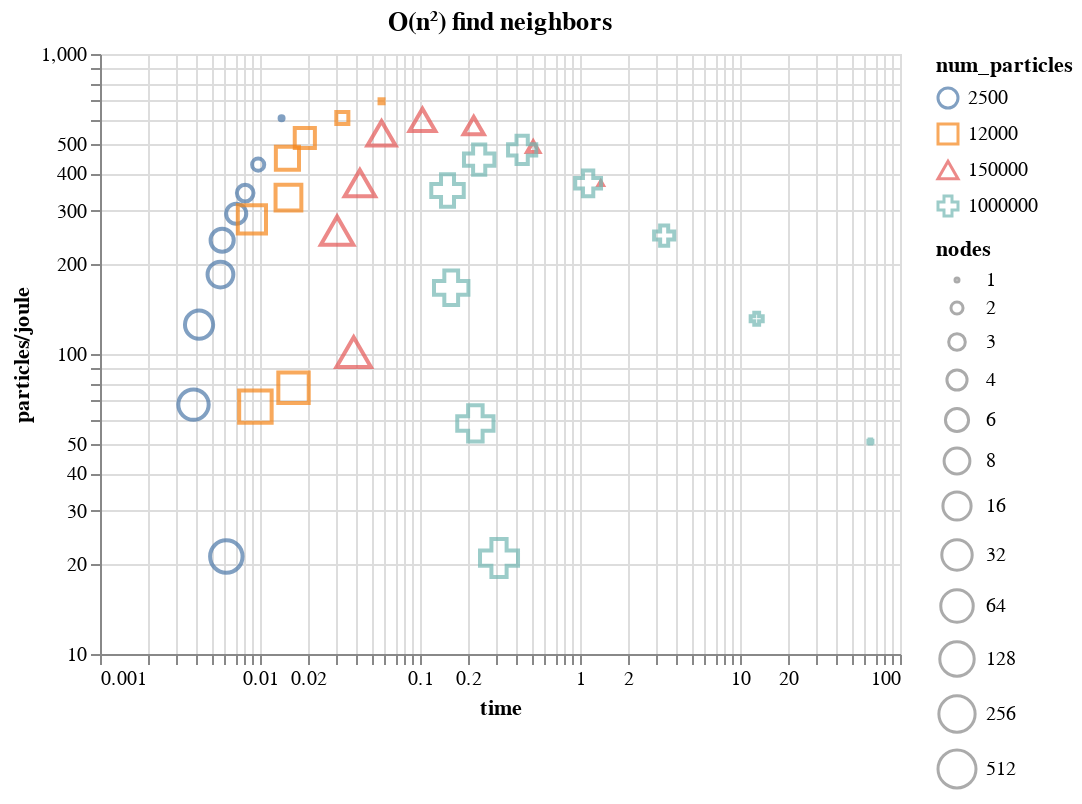

Notebook code for this chart:
### Code cell
alt.Chart(df).mark_point().encode(
    alt.Y('particles/joule', scale=alt.Scale(type='log')),
    alt.X('time', scale=alt.Scale(type='log')),
    color='num_particles:N',
    size='nodes:O',
    shape='num_particles:O',
    tooltip=('num_particles', 'nodes'),
).properties(
    title='O(n²) find neighbors',
)

### Figure 1 — Vega-Lite specification as saved in the notebook (floating-point values rounded to 4 significant figures)
{"config": {"view": {"continuousWidth": 400, "continuousHeight": 300}}, "data": {"name": "data-1a88824fdcece21d398a928cdbd90067"}, "mark": "point", "encoding": {"color": {"type": "nominal", "field": "num_particles"}, "shape": {"type": "ordinal", "field": "num_particles"}, "size": {"type": "ordinal", "field": "nodes"}, "tooltip": [{"type": "quantitative", "field": "num_particles"}, {"type": "quantitative", "field": "nodes"}], "x": {"type": "quantitative", "field": "time", "scale": {"type": "log"}}, "y": {"type": "quantitative", "field": "particles/joule", "scale": {"type": "log"}}}, "title": "O(n²) find neighbors", "$schema": "https://vega.github.io/schema/vega-lite/v4.8.1.json", "datasets": {"data-1a88824fdcece21d398a928cdbd90067": [{"Machine": "Excalibur", "num_particles": 2500, "nodes": 1, "cores": 32, "time": 0.01364, "TDP": 300, "particles/joule": 610.9}, {"Machine": "Excalibur", "num_particles": 2500, "nodes": 2, "cores": 64, "time": 0.00974, "TDP": 600, "particles/joule": 427.8}, {"Machine": "Excalibur", "num_particles": 2500, "nodes": 3, "cores": 96, "time": 0.00808, "TDP": 900, "particles/joule": 343.8}, {"Machine": "Excalibur", "num_particles": 2500, "nodes": 4, "cores": 128, "time": 0.0071, "TDP": 1200, "particles/joule": 293.4}, {"Machine": "Excalibur", "num_particles": 2500, "nodes": 6, "cores": 192, "time": 0.0058, "TDP": 1800, "particles/joule": 239.5}, {"Machine": "Excalibur", "num_particles": 2500, "nodes": 8, "cores": 256, "time": 0.00566, "TDP": 2400, "particles/joule": 184.0}, {"Machine": "Excalibur", "num_particles": 2500, "nodes": 16, "cores": 512, "time": 0.00416, "TDP": 4800, "particles/joule": 125.2}, {"Machine": "Excalibur", "num_particles": 2500, "nodes": 32, "cores": 1024, "time": 0.00384, "TDP": 9600, "particles/joule": 67.82}, {"Machine": "Excalibur", "num_particles": 2500, "nodes": 64, "cores": 2048, "time": 0.00616, "TDP": 19200, "particles/joule": 21.14}, {"Machine": "Excalibur", "num_particles": 12000, "nodes": 1, "cores": 32, "time": 0.0575, "TDP": 300, "particles/joule": 695.7}, {"Machine": "Excalibur", "num_particles": 12000, "nodes": 2, "cores": 64, "time": 0.0327, "TDP": 600, "particles/joule": 611.6}, {"Machine": "Excalibur", "num_particles": 12000, "nodes": 4, "cores": 128, "time": 0.01906, "TDP": 1200, "particles/joule": 524.7}, {"Machine": "Excalibur", "num_particles": 12000, "nodes": 6, "cores": 192, "time": 0.01484, "TDP": 1800, "particles/joule": 449.2}, {"Machine": "Excalibur", "num_particles": 12000, "nodes": 8, "cores": 256, "time": 0.01506, "TDP": 2400, "particles/joule": 332.0}, {"Machine": "Excalibur", "num_particles": 12000, "nodes": 16, "cores": 512, "time": 0.0089, "TDP": 4800, "particles/joule": 280.9}, {"Machine": "Excalibur", "num_particles": 12000, "nodes": 32, "cores": 1024, "time": 0.0162, "TDP": 9600, "particles/joule": 77.16}, {"Machine": "Excalibur", "num_particles": 12000, "nodes": 64, "cores": 2048, "time": 0.00936, "TDP": 19200, "particles/joule": 66.77}, {"Machine": "Excalibur", "num_particles": 150000, "nodes": 1, "cores": 32, "time": 1.348, "TDP": 300, "particles/joule": 370.9}, {"Machine": "Excalibur", "num_particles": 150000, "nodes": 2, "cores": 64, "time": 0.5098, "TDP": 600, "particles/joule": 490.4}, {"Machine": "Excalibur", "num_particles": 150000, "nodes": 4, "cores": 128, "time": 0.2166, "TDP": 1200, "particles/joule": 577.1}, {"Machine": "Excalibur", "num_particles": 150000, "nodes": 8, "cores": 256, "time": 0.1036, "TDP": 2400, "particles/joule": 603.5}, {"Machine": "Excalibur", "num_particles": 150000, "nodes": 16, "cores": 512, "time": 0.05748, "TDP": 4800, "particles/joule": 543.7}, {"Machine": "Excalibur", "num_particles": 150000, "nodes": 32, "cores": 1024, "time": 0.0421, "TDP": 9600, "particles/joule": 371.1}, {"Machine": "Excalibur", "num_particles": 150000, "nodes": 64, "cores": 2048, "time": 0.03032, "TDP": 19200, "particles/joule": 257.7}, {"Machine": "Excalibur", "num_particles": 150000, "nodes": 128, "cores": 4096, "time": 0.0385, "TDP": 38400, "particles/joule": 101.5}, {"Machine": "Excalibur", "num_particles": 1000000, "nodes": 1, "cores": 32, "time": 65.31, "TDP": 300, "particles/joule": 51.04}, {"Machine": "Excalibur", "num_particles": 1000000, "nodes": 2, "cores": 64, "time": 12.72, "TDP": 600, "particles/joule": 131.1}, {"Machine": "Excalibur", "num_particles": 1000000, "nodes": 4, "cores": 128, "time": 3.358, "TDP": 1200, "particles/joule": 248.2}, {"Machine": "Excalibur", "num_particles": 1000000, "nodes": 8, "cores": 256, "time": 1.124, "TDP": 2400, "particles/joule": 370.7}, {"Machine": "Excalibur", "num_particles": 1000000, "nodes": 16, "cores": 512, "time": 0.4349, "TDP": 4800, "particles/joule": 479.0}, {"Machine": "Excalibur", "num_particles": 1000000, "nodes": 32, "cores": 1024, "time": 0.2344, "TDP": 9600, "particles/joule": 444.5}, {"Machine": "Excalibur", "num_particles": 1000000, "nodes": 64, "cores": 2048, "time": 0.1486, "TDP": 19200, "particles/joule": 350.5}, {"Machine": "Excalibur", "num_particles": 1000000, "nodes": 128, "cores": 4096, "time": 0.1567, "TDP": 38400, "particles/joule": 166.2}, {"Machine": "Excalibur", "num_particles": 1000000, "nodes": 256, "cores": 8192, "time": 0.2219, "TDP": 76800, "particles/joule": 58.69}, {"Machine": "Excalibur", "num_particles": 1000000, "nodes": 512, "cores": 16384, "time": 0.3118, "TDP": 153600, "particles/joule": 20.88}]}}
